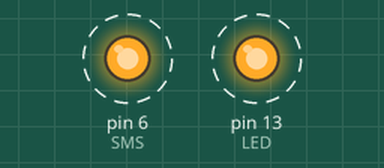
The sketch below on a simulated Arduino Uno, built with avr-gcc and run on an emulated ATmega328P. On the bench: output pins drawn as LEDs (lit = HIGH). Dashed ring = blinking.

Above: at 1.0 s.
Timing chart, 0 to 5.1 s (numbered marks = the images above):
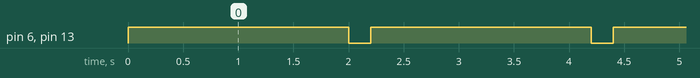

Measured:
- by itself, pin 6 (SMS), pin 13 (LED): alternates HIGH for 2.0 s and LOW for 0.20 s

The sketch:

arduino_Master.ino
```cpp
#define SMS 6
#define LED 13

void setup() {
pinMode(SMS, OUTPUT);
pinMode (LED, OUTPUT);
}

void loop() {
digitalWrite(SMS, HIGH);
digitalWrite(LED,HIGH);
delay(2000);
digitalWrite(SMS, LOW);
digitalWrite(LED, LOW);
delay(200);
}
```
